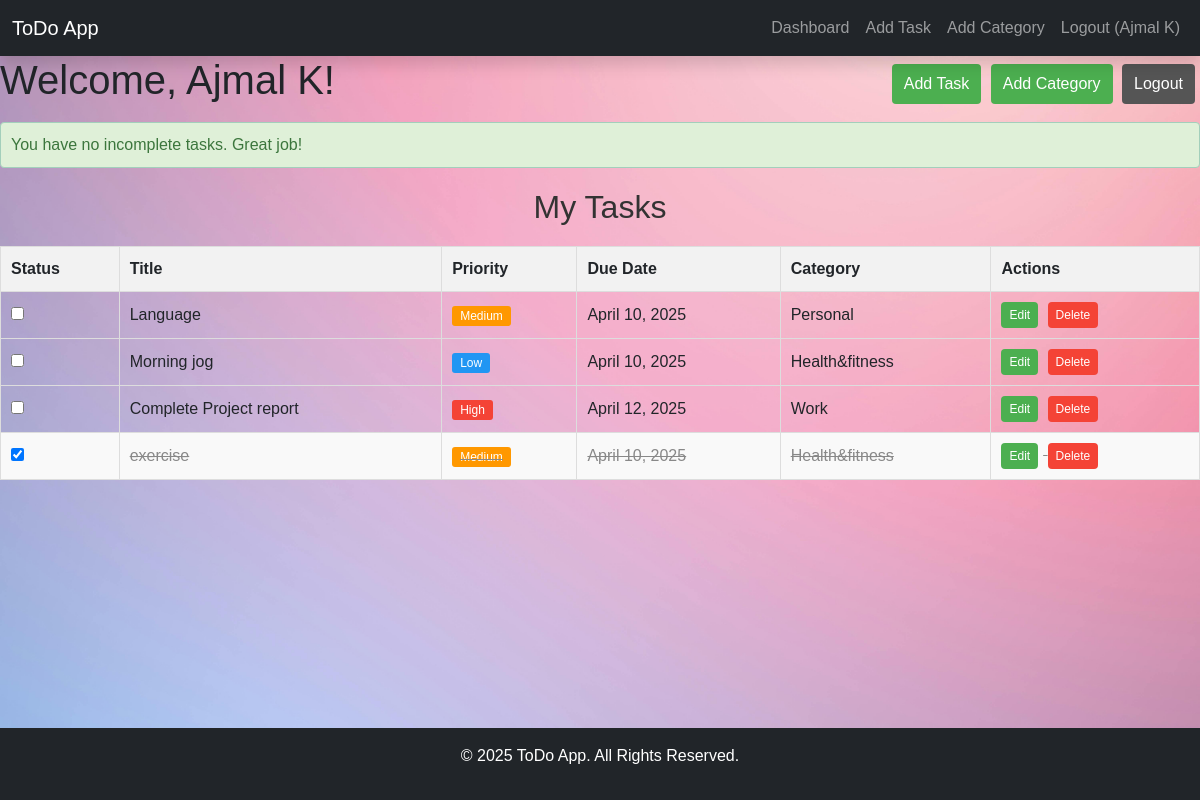
The app's page / (signed in) with its own data.
### todo/models.py (models this page shows, shortened)
class Task(models.Model):
    PRIORITY_CHOICES = [
        ('low', 'Low'),
        ('medium', 'Medium'),
        ('high', 'High'),
    ]
    title = models.CharField(max_length=200)
    description = models.TextField(blank=True, null=True)
    created_date = models.DateTimeField(auto_now_add=True)
    due_date = models.DateField(blank=True, null=True)
    priority = models.CharField(max_length=10, choices=PRIORITY_CHOICES, default='medium')
    completed = models.BooleanField(default=False)
    user = models.ForeignKey(User, on_delete=models.CASCADE)
    category = models.ForeignKey(Category, on_delete=models.SET_NULL, null=True, blank=True)

class Category(models.Model):
    name = models.CharField(max_length=100)
    user = models.ForeignKey(User, on_delete=models.CASCADE)
    class Meta:
        verbose_name_plural = "Categories"

### todo/views.py (the view)
# urls.py: 2. Add a URL to urlpatterns:  path('', views.home, name='home')
def home(request):
    if 'id' in request.session:
        user_id = request.session['id']
        tasks = Task.objects.filter(user_id=user_id).order_by('completed', '-priority', 'due_date')
        categories = Category.objects.filter(user_id=user_id)
        return render(request, 'dashboard.html', {'tasks': tasks, 'categories': categories})
    return render(request, 'home.html')

### templates/dashboard.html (shortened to what this page needs)
{% extends 'base.html' %}
{% load static %}
{% block content %}
    <div style="display: flex; justify-content: space-between; align-items: center;">
        <h1>Welcome, {{ request.session.name }}!</h1>
        <div>
            <a href="{% url 'add_task' %}" class="btn">Add Task</a>
            <a href="{% url 'add_category' %}" class="btn">Add Category</a>
            <a href="{% url 'logout' %}" class="btn btn-logout">Logout</a>
        </div>
    </div>
    {% if incomplete_tasks_count > 0 %}
        <div class="alert alert-info">
            You have {{ incomplete_tasks_count }} incomplete task{{ incomplete_tasks_count|pluralize }}.
        </div>
    {% else %}
        <div class="alert alert-success">
            You have no incomplete tasks. Great job!
        </div>
    {% endif %}
    <div style="margin-top: 20px;">
        <h2>My Tasks</h2>
        {% if tasks %}
            <table class="task-table">
                <thead>
                    <tr>
                        <th>Status</th>
                        <th>Title</th>
                        <th>Priority</th>
                        <th>Due Date</th>
                        <th>Category</th>
                        <th>Actions</th>
                    </tr>
                </thead>
                <tbody>
                    {% for task in tasks %}
                        <tr class="{% if task.completed %}completed-task{% endif %}">
                            <td>
                                <form action="{% url 'complete_task' task.id %}" method="POST" style="margin: 0;">
                                    <input type="checkbox" onChange="this.form.submit()" {% if task.completed %}checked{% endif %}>
                                </form>
                            </td>
                            <td>{{ task.title }}</td>
                            <td>
                                {% if task.priority == 'high' %}
                                    <span class="priority high">High</span>
                                {% elif task.priority == 'medium' %}
                                    <span class="priority medium">Medium</span>
                                {% else %}
                                    <span class="priority low">Low</span>
                                {% endif %}
                            </td>
                            <td>{% if task.due_date %}{{ task.due_date }}{% else %}Not set{% endif %}</td>
                            <td>{% if task.category %}{{ task.category.name }}{% else %}Uncategorized{% endif %}</td>
                            <td>
                                <a href="{% url 'edit_task' task.id %}" class="btn btn-small">Edit</a>
                                <a href="{% url 'delete_task' task.id %}" class="btn btn-small btn-danger" onclick="return confirm('Are you sure you want to delete this task?')">Delete</a>
                            </td>
                        </tr>
                    {% endfor %}
                </tbody>
            </table>
        {% else %}
            <p>No tasks yet. Add one to get started!</p>
        {% endif %}
    </div>
{% endblock %}

### static/css/style.css (style rules this page uses)
body { font-family: 'Arial', sans-serif; background-color: #f4f4f9; margin: 0; padding: 0; padding-top: 56px; }
h2 { font-size: 2rem; margin-bottom: 20px; text-align: center; color: #333; }
.btn { padding: 10px 20px; font-size: 16px; border-radius: 5px; border: none; cursor: pointer; text-decoration: none; display: inline-block; }
.alert { padding: 10px; margin: 10px 0; border-radius: 4px; font-size: 16px; }
.alert-success { background-color: #dff0d8; color: #3c763d; }

### records on screen
Task: title "Language", priority "Medium", due_date "April 10, 2025", category.name "Personal"
Task: title "Morning jog", priority "Low", due_date "April 10, 2025", category.name "Health&fitness"
Task: title "Complete Project report", priority "High", due_date "April 12, 2025", category.name "Work"
Task: completed "☑", title "exercise", priority "Medium", due_date "April 10, 2025", category.name "Health&fitness"

### other values on screen
{{ request.session.name }} "Ajmal K"
